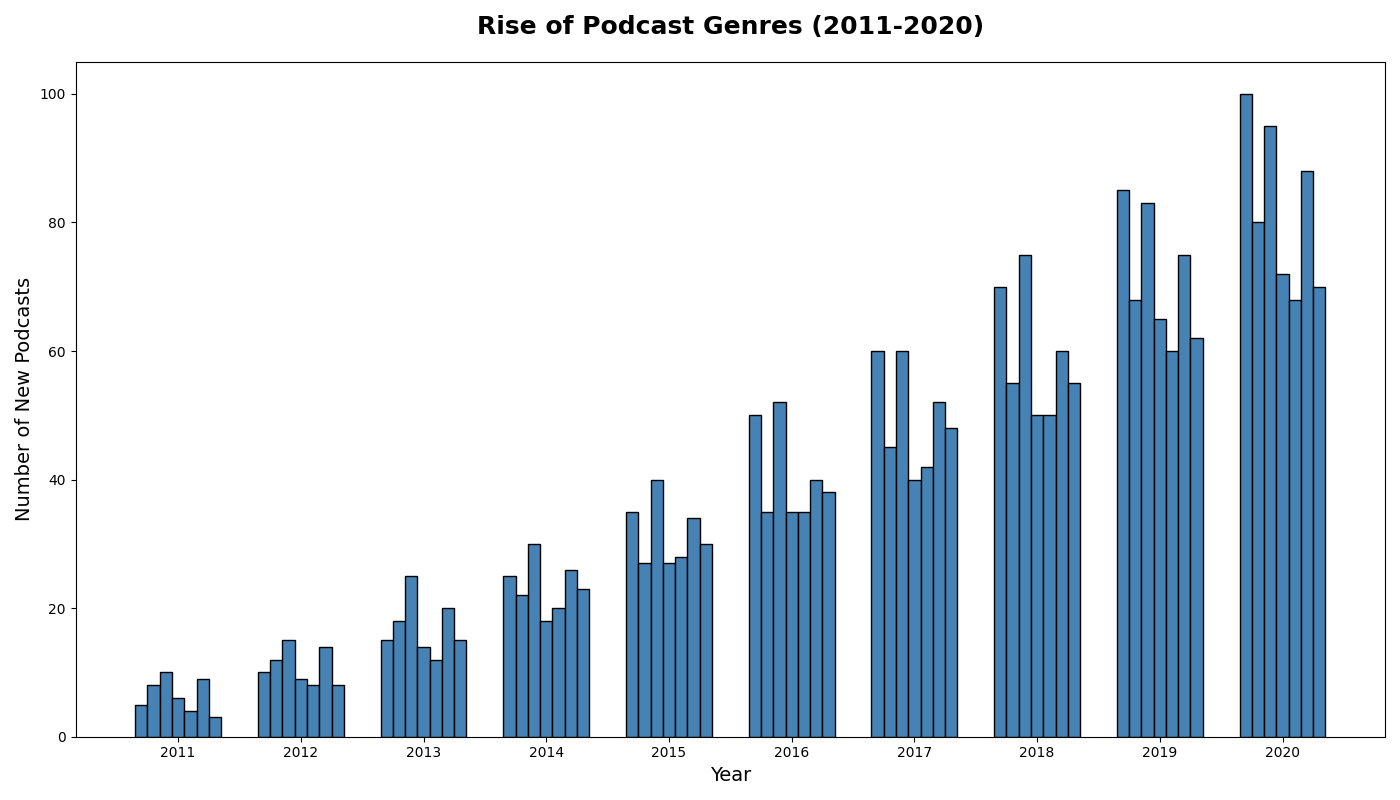

Here is the Python script that generated this plot:
import matplotlib.pyplot as plt
import numpy as np

years = np.arange(2011, 2021)
genres = ['True Crime', 'Business', 'Technology', 'Health', 'Sports', 'Comedy', 'Fantasy']

true_crime = [5, 10, 15, 25, 35, 50, 60, 70, 85, 100]
business = [8, 12, 18, 22, 27, 35, 45, 55, 68, 80]
technology = [10, 15, 25, 30, 40, 52, 60, 75, 83, 95]
health = [6, 9, 14, 18, 27, 35, 40, 50, 65, 72]
sports = [4, 8, 12, 20, 28, 35, 42, 50, 60, 68]
comedy = [9, 14, 20, 26, 34, 40, 52, 60, 75, 88]
fantasy = [3, 8, 15, 23, 30, 38, 48, 55, 62, 70]

data = np.array([true_crime, business, technology, health, sports, comedy, fantasy])
bar_width = 0.1
x = np.arange(len(years))

single_color = '#4682B4'

fig, ax = plt.subplots(figsize=(14, 8))

for i, genre in enumerate(genres):
    ax.bar(x + i * bar_width, data[i], bar_width, color=single_color, edgecolor='black')

ax.set_title('Rise of Podcast Genres (2011-2020)', fontsize=18, fontweight='bold', pad=20)
ax.set_xlabel('Year', fontsize=14)
ax.set_ylabel('Number of New Podcasts', fontsize=14)

ax.set_xticks(x + bar_width * (len(genres) - 1) / 2)
ax.set_xticklabels(years)

plt.tight_layout()
plt.show()
